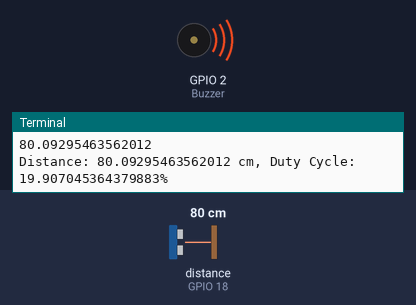
The program below on a simulated Raspberry Pi (BCM pin numbers). Shown: buzzer (waves = sounding), the last lines printed to the terminal. The inputs (shaded band) are chosen by the test bench; at power-on: distance to the obstacle (sensor on GPIO 18) 80 cm. The echo pulse lasts 58.3 µs per cm; the clock reads 2024-03-15 10:24:30 at power-on unless the program sets it.

Above: at 1.2 s.
1.3 s: distance to the obstacle (sensor on GPIO 18) set to 97 cm
2.8 s: distance to the obstacle (sensor on GPIO 18) set to 103 cm
At 3.8 s:
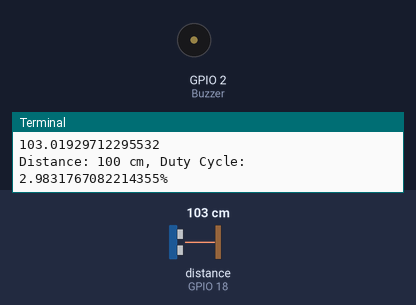
4.3 s: distance to the obstacle (sensor on GPIO 18) set to 2 cm
At 4.8 s:
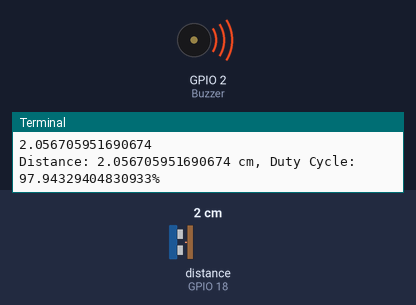
Timing chart, 0 to 7.3 s (numbered marks = the images above; inputs shaded):
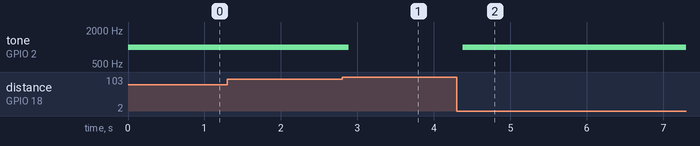

Measured:
- the behaviour switches between 99 and 100 cm on distance to the obstacle (sensor on GPIO 18) (found by bisection; images 0 and 1)
- after the input at 2.8 s, tone on GPIO 2 (Buzzer): 1000 Hz → silent after 0.09 s
- after the input at 4.3 s, tone on GPIO 2 (Buzzer): silent → 1000 Hz after 0.08 s

The program:

program.py
```python
import RPi.GPIO as GPIO
import time

GPIO.setmode(GPIO.BCM)
Trigger = 17
Echo = 18
Buzzer = 2
GPIO.setup(Trigger, GPIO.OUT)
GPIO.setup(Echo, GPIO.IN)
GPIO.setup(Buzzer, GPIO.OUT)
pwm = GPIO.PWM(Buzzer, 1000)
pwm.start(0)
duty_cycle = 0

def getDistance():
    GPIO.output(Trigger, GPIO.HIGH)
    time.sleep(0.00001)
    GPIO.output(Trigger, GPIO.LOW)

    while GPIO.input(Echo) == False:
        startTime = time.time()

    while GPIO.input(Echo) == True:
        finishTime = time.time()

    totalTime = finishTime - startTime
    distance = (totalTime * 34300) / 2

    return distance

try:
    while True:
        distance = getDistance()
        print(distance)

        if distance > 100:
            distance = 100

        if distance < 0:
            distance = 0

        if distance >= 100:
            pwm.ChangeDutyCycle(0)
        else:
            duty_cycle = 100 - (distance / 100) * 100
            pwm.ChangeDutyCycle(duty_cycle)

        print(f"Distance: {distance} cm, Duty Cycle: {duty_cycle}%")

        time.sleep(0.1)

except KeyboardInterrupt:
    GPIO.cleanup()
```
